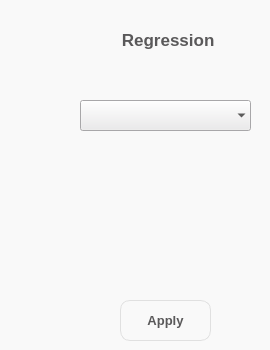
     <widget class="QWidget" name="regression_page">
      <property name="styleSheet">
       <string notr="true">background-color: rgb(249,249,249);</string>
      </property>
      <widget class="QLabel" name="label_8">
       <property name="geometry">
        <rect>
         <x>80</x>
         <y>20</y>
         <width>181</width>
         <height>41</height>
        </rect>
       </property>
       <property name="font">
        <font>
         <family>Segoe UI</family>
         <pointsize>13</pointsize>
         <weight>75</weight>
         <bold>true</bold>
        </font>
       </property>
       <property name="styleSheet">
        <string notr="true">color: rgb(90, 89, 90);
</string>
       </property>
       <property name="text">
        <string>&lt;html&gt;&lt;head/&gt;&lt;body&gt;&lt;p align=&quot;center&quot;&gt;Regression &lt;/p&gt;&lt;/body&gt;&lt;/html&gt;</string>
       </property>
      </widget>
      <widget class="QComboBox" name="regression_method">
       <property name="geometry">
        <rect>
         <x>80</x>
         <y>100</y>
         <width>171</width>
         <height>31</height>
        </rect>
       </property>
       <property name="font">
        <font>
         <family>Segoe UI</family>
         <pointsize>10</pointsize>
         <weight>75</weight>
         <bold>true</bold>
        </font>
       </property>
       <property name="styleSheet">
        <string notr="true">background-color: rgb(235, 234, 236);</string>
       </property>
       <property name="placeholderText">
        <string>Select Method</string>
       </property>
       <property name="frame">
        <bool>false</bool>
       </property>
       <item>
        <property name="text">
         <string>Logistic Regression</string>
        </property>
       </item>
       <item>
        <property name="text">
         <string>Linear Regression</string>
        </property>
       </item>
      </widget>
      <widget class="QPushButton" name="regression_choose">
       <property name="geometry">
        <rect>
         <x>120</x>
         <y>300</y>
         <width>91</width>
         <height>41</height>
        </rect>
       </property>
       <property name="font">
        <font>
         <family>Segoe UI</family>
         <pointsize>10</pointsize>
         <weight>75</weight>
         <bold>true</bold>
        </font>
       </property>
       <property name="styleSheet">
        <string notr="true">QPushButton#regression_choose {
    border-radius: 10px;
border: 1px solid rgb(224,224,224);
    color: rgb(90, 89, 90);
}

QPushButton:hover {
    /* Add your hover effect styles here */
   background-color: rgb(170,172,175); /* Example: change background color to red */
}
</string>
       </property>
       <property name="text">
        <string>Apply</string>
       </property>
      </widget>
     </widget>
